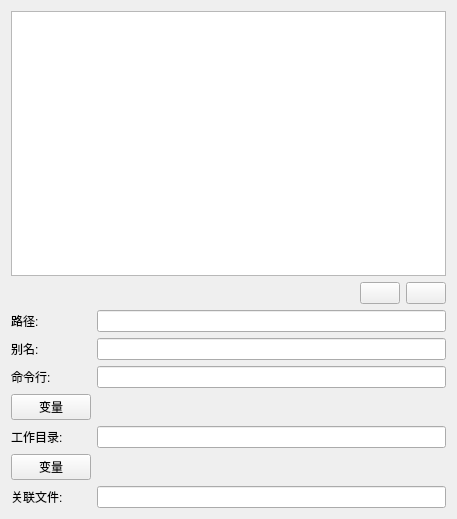
<?xml version="1.0" encoding="UTF-8"?>
<ui version="4.0">
 <class>ToolLauncherPrefWidget</class>
 <widget class="QWidget" name="ToolLauncherPrefWidget">
  <property name="geometry">
   <rect>
    <x>0</x>
    <y>0</y>
    <width>457</width>
    <height>519</height>
   </rect>
  </property>
  <property name="windowTitle">
   <string>Tool Launcher</string>
  </property>
  <layout class="QVBoxLayout" name="verticalLayout">
   <item>
    <widget class="QListWidget" name="toolList">
     <property name="sizePolicy">
      <sizepolicy hsizetype="Expanding" vsizetype="Expanding">
       <horstretch>0</horstretch>
       <verstretch>1</verstretch>
      </sizepolicy>
     </property>
     <property name="toolTip">
      <string/>
     </property>
     <property name="sortingEnabled">
      <bool>false</bool>
     </property>
    </widget>
   </item>
   <item>
    <layout class="QHBoxLayout" name="horizontalLayout">
     <item>
      <spacer name="horizontalSpacer">
       <property name="orientation">
        <enum>Qt::Horizontal</enum>
       </property>
       <property name="sizeHint" stdset="0">
        <size>
         <width>40</width>
         <height>20</height>
        </size>
       </property>
      </spacer>
     </item>
     <item>
      <widget class="QPushButton" name="mAdd">
       <property name="toolTip">
        <string>Browse For Tool</string>
       </property>
       <property name="text">
        <string/>
       </property>
      </widget>
     </item>
     <item>
      <widget class="QPushButton" name="mRemove">
       <property name="toolTip">
        <string>Remove Tool</string>
       </property>
       <property name="text">
        <string/>
       </property>
      </widget>
     </item>
    </layout>
   </item>
   <item>
    <layout class="QFormLayout" name="formLayout">
     <item row="0" column="0">
      <widget class="QLabel" name="label">
       <property name="text">
        <string>路径:</string>
       </property>
      </widget>
     </item>
     <item row="0" column="1">
      <widget class="QLineEdit" name="path">
       <property name="readOnly">
        <bool>true</bool>
       </property>
      </widget>
     </item>
     <item row="1" column="0">
      <widget class="QLabel" name="label_2">
       <property name="text">
        <string>别名:</string>
       </property>
      </widget>
     </item>
     <item row="1" column="1">
      <widget class="QLineEdit" name="alias">
       <property name="readOnly">
        <bool>true</bool>
       </property>
      </widget>
     </item>
     <item row="2" column="0">
      <widget class="QLabel" name="label_3">
       <property name="text">
        <string>命令行:</string>
       </property>
      </widget>
     </item>
     <item row="2" column="1">
      <widget class="QLineEdit" name="cmdLine"/>
     </item>
     <item row="4" column="0">
      <widget class="QLabel" name="label_4">
       <property name="text">
        <string>工作目录:</string>
       </property>
      </widget>
     </item>
     <item row="4" column="1">
      <widget class="QLineEdit" name="working"/>
     </item>
     <item row="6" column="0">
      <widget class="QLabel" name="label_5">
       <property name="text">
        <string>关联文件:</string>
       </property>
      </widget>
     </item>
     <item row="6" column="1">
      <widget class="QLineEdit" name="types"/>
     </item>
     <item row="3" column="0">
      <widget class="QPushButton" name="cmdLineVars">
       <property name="toolTip">
        <string>显示变量</string>
       </property>
       <property name="text">
        <string>变量</string>
       </property>
      </widget>
     </item>
     <item row="5" column="0">
      <widget class="QPushButton" name="workingVars">
       <property name="toolTip">
        <string>显示变量</string>
       </property>
       <property name="text">
        <string>变量</string>
       </property>
      </widget>
     </item>
    </layout>
   </item>
  </layout>
 </widget>
 <resources/>
 <connections/>
</ui>
